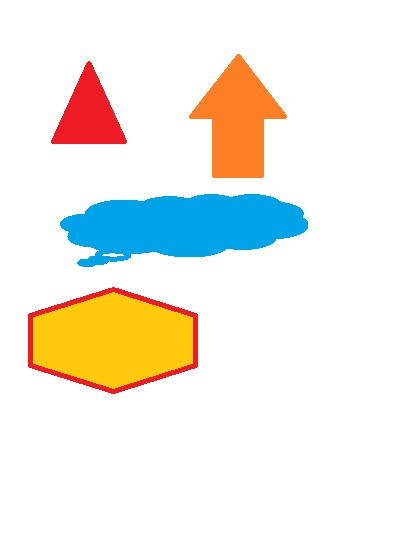
%> input picture input/a.jpg, 397 x 555 px
$ octave Ex05_center_point.m   (GNU Octave 9; MATLAB toolbox functions it lacks are replaced by stand-ins)
%> lines starting %> are read from the running program, lines starting %| are printed output that depends on the picture; in (x1, y1, x2, y2) boxes, pixels count from 0 and x2, y2 are one past the last pixel; in counts of white or black regions, pixels touching at a corner belong together; the program's own positions count from 1
f = imread('a.jpg');
%> f is the input picture: size 555x397x3 uint8; mean R, G, B 239.8, 237.3, 229

 f = rgb2gray(f);
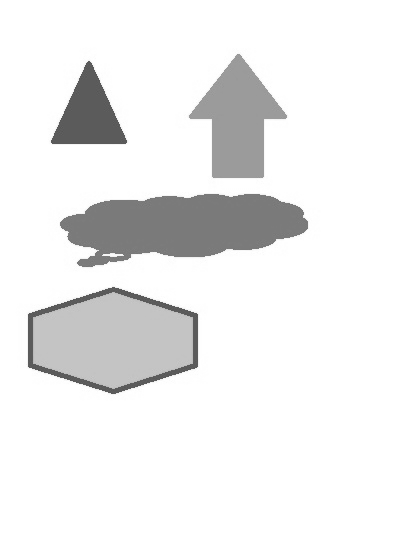
%> f: size 555x397 uint8; min 82, max 255, mean 237.1
 f = im2bw(f,0.9);
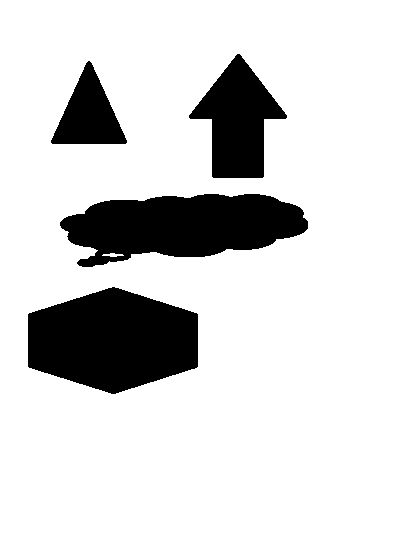
%> f: size 555x397 logical; 83.7% white; 4 black regions, box (x1, y1, x2, y2) and area: (28, 287, 198, 394) 13683, (60, 194, 308, 267) 12406, (189, 54, 287, 178) 6485, (51, 61, 127, 144) 3395
 a = imcomplement(f);

% a = imcomplement(im2bw(f));

[L,n] =  bwlabel(a);
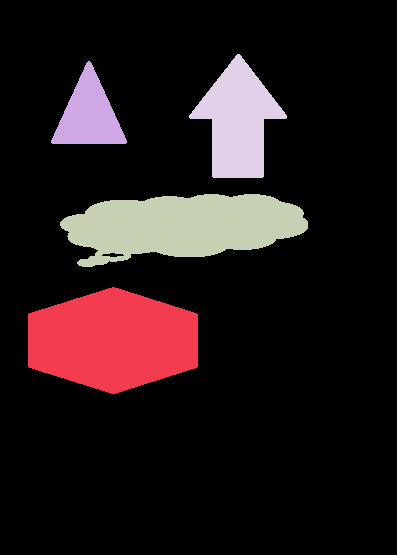
%> L: size 555x397 double; 5 distinct labels, from 0 to 4; one colour per label, 0 black
%> n = 4
imshow(f)
hold on
for k = 1:n
    [r,c] =  find(L==k);
    rbar = mean(r);
    cbar = mean(c);
    plot(cbar, rbar,'X');
end
%> this loop made 4 passes
%> (rbar, cbar) on passes 1 to 4: (341, 113.6), (115.7, 89.53), (226.6, 183.2), (121.7, 238.6)

$ run again, with input/b.jpg copied over input/a.jpg
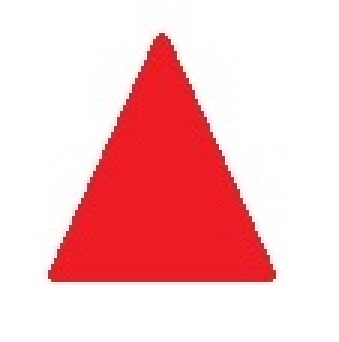
%> input picture input/b.jpg, 113 x 114 px (shown 3 times larger)
%> f is the input picture: size 114x113x3 uint8; mean R, G, B 248.3, 194.8, 197.1
%> `f = rgb2gray(f);`:
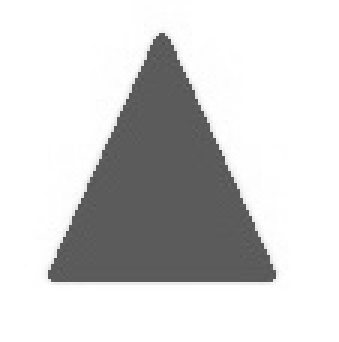
%> f: size 114x113 uint8 (shown 3 times larger); min 79, max 255, mean 211.1
%> `f = im2bw(f,0.9);`:
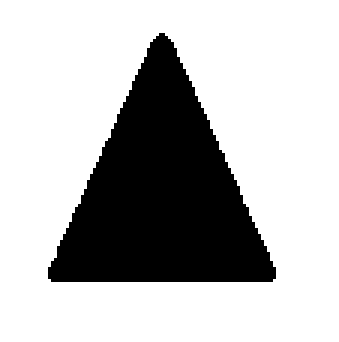
%> f: size 114x113 logical (shown 3 times larger); 73.2% white; 1 black region, box (x1, y1, x2, y2) and area: (16, 11, 92, 94) 3457
%> n = 1
%> the loop `for k = 1:n` made 1 pass
%> (rbar, cbar) on pass 1: (65.45, 54.53)
